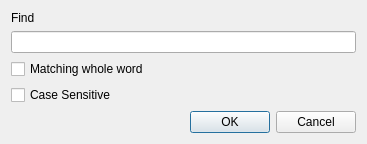
<?xml version="1.0" encoding="UTF-8"?>
<ui version="4.0">
 <class>FindDialog</class>
 <widget class="QDialog" name="FindDialog">
  <property name="geometry">
   <rect>
    <x>0</x>
    <y>0</y>
    <width>367</width>
    <height>140</height>
   </rect>
  </property>
  <property name="windowTitle">
   <string>Dialog</string>
  </property>
  <layout class="QVBoxLayout" name="verticalLayout_2">
   <item>
    <widget class="QLabel" name="label">
     <property name="text">
      <string>Find</string>
     </property>
    </widget>
   </item>
   <item>
    <widget class="QLineEdit" name="lineEdit"/>
   </item>
   <item>
    <layout class="QVBoxLayout" name="verticalLayout">
     <item>
      <widget class="QCheckBox" name="Match">
       <property name="text">
        <string>Matching whole word</string>
       </property>
      </widget>
     </item>
     <item>
      <widget class="QCheckBox" name="Case">
       <property name="text">
        <string>Case Sensitive</string>
       </property>
      </widget>
     </item>
    </layout>
   </item>
   <item>
    <spacer name="verticalSpacer">
     <property name="orientation">
      <enum>Qt::Vertical</enum>
     </property>
     <property name="sizeHint" stdset="0">
      <size>
       <width>20</width>
       <height>40</height>
      </size>
     </property>
    </spacer>
   </item>
   <item>
    <widget class="QDialogButtonBox" name="buttonBox">
     <property name="orientation">
      <enum>Qt::Horizontal</enum>
     </property>
     <property name="standardButtons">
      <set>QDialogButtonBox::Cancel|QDialogButtonBox::Ok</set>
     </property>
    </widget>
   </item>
  </layout>
 </widget>
 <resources/>
 <connections>
  <connection>
   <sender>buttonBox</sender>
   <signal>accepted()</signal>
   <receiver>FindDialog</receiver>
   <slot>accept()</slot>
   <hints>
    <hint type="sourcelabel">
     <x>248</x>
     <y>254</y>
    </hint>
    <hint type="destinationlabel">
     <x>157</x>
     <y>274</y>
    </hint>
   </hints>
  </connection>
  <connection>
   <sender>buttonBox</sender>
   <signal>rejected()</signal>
   <receiver>FindDialog</receiver>
   <slot>reject()</slot>
   <hints>
    <hint type="sourcelabel">
     <x>316</x>
     <y>260</y>
    </hint>
    <hint type="destinationlabel">
     <x>286</x>
     <y>274</y>
    </hint>
   </hints>
  </connection>
 </connections>
</ui>
